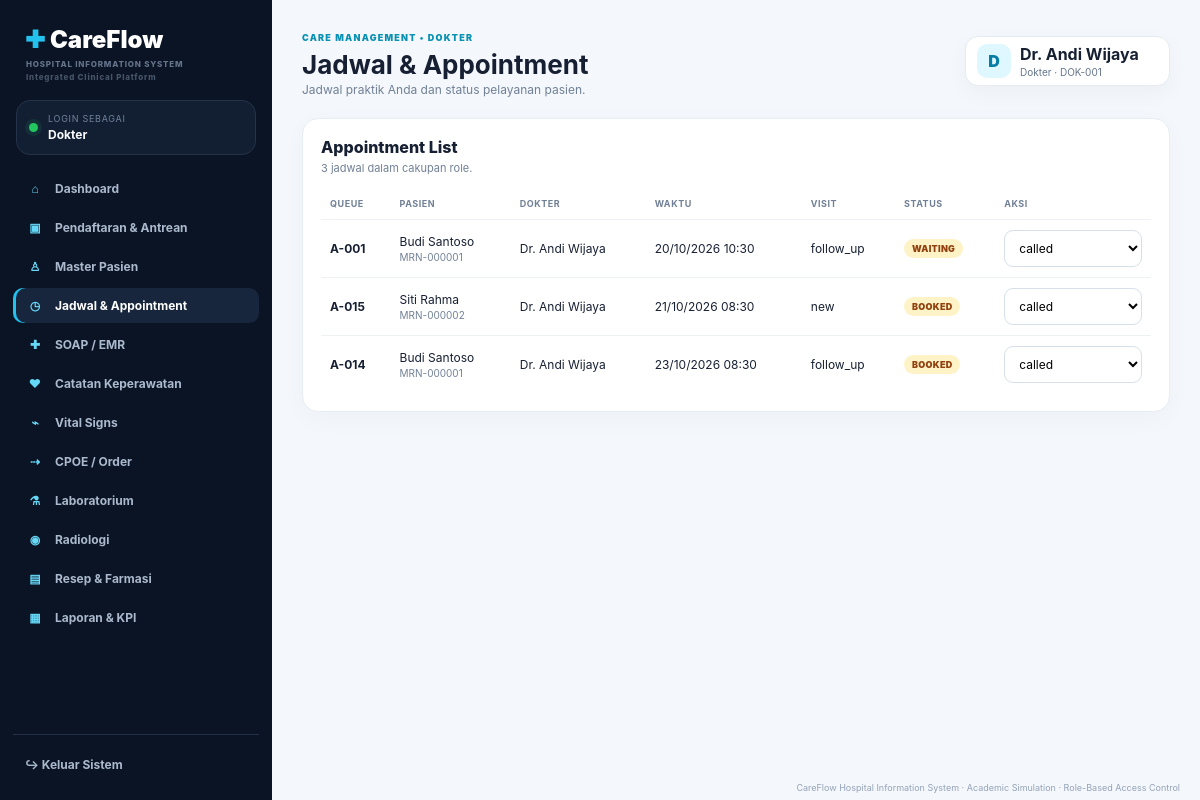
The page /appointments.php (signed in) on the database its author committed.
### tables this page shows
CREATE TABLE appointments(id INT AUTO_INCREMENT PRIMARY KEY,patient_id INT NOT NULL,doctor_id INT NOT NULL,appointment_date DATETIME NOT NULL,status VARCHAR(30) DEFAULT 'booked',queue_no VARCHAR(20),visit_type VARCHAR(30) DEFAULT 'new',notes TEXT,created_at TIMESTAMP DEFAULT CURRENT_TIMESTAMP);

CREATE TABLE patients(id INT AUTO_INCREMENT PRIMARY KEY,user_id INT NULL,mrn VARCHAR(30) UNIQUE NOT NULL,name VARCHAR(120) NOT NULL,nik VARCHAR(30),gender VARCHAR(20) NOT NULL,birth_date DATE NOT NULL,blood_type VARCHAR(5),phone VARCHAR(30),address TEXT,emergency_contact VARCHAR(120),emergency_phone VARCHAR(30),insurance VARCHAR(80),created_at TIMESTAMP DEFAULT CURRENT_TIMESTAMP);

CREATE TABLE users(id INT AUTO_INCREMENT PRIMARY KEY,name VARCHAR(120) NOT NULL,email VARCHAR(160) UNIQUE NOT NULL,password_hash VARCHAR(255) NOT NULL,role VARCHAR(40) NOT NULL,employee_no VARCHAR(40),phone VARCHAR(30),is_active TINYINT(1) DEFAULT 1,created_at TIMESTAMP DEFAULT CURRENT_TIMESTAMP);

### config/auth.php (called while the page is built, shortened)
<?php
function h(?string $v): string { return htmlspecialchars((string)($v ?? ''),ENT_QUOTES,'UTF-8'); }
function current_role(): string{return $_SESSION['user']['role']??'';}
function is_role(string ...$roles): bool{return in_array(current_role(),$roles,true);}
?>

### appointments.php (the view, shortened to what this page needs)
<?php require_once __DIR__.'/config/database.php';require_once __DIR__.'/config/auth.php';
$where='';$params=[];
if(is_role('patient')){$where='WHERE a.patient_id=?';$params=[current_patient_id($pdo)??0];}elseif(is_role('doctor')){$where='WHERE a.doctor_id=?';$params=[doctor_id($pdo)];}elseif(is_role('nurse')){$where="WHERE a.appointment_date>=DATE_SUB(NOW(),INTERVAL 1 DAY) AND a.status NOT IN ('cancelled','no_show')";}
$sql="SELECT a.*,p.name patient,p.mrn,u.name doctor,d.department FROM appointments a JOIN patients p ON p.id=a.patient_id JOIN doctors d ON d.id=a.doctor_id JOIN users u ON u.id=d.user_id $where ORDER BY a.appointment_date ASC";$s=$pdo->prepare($sql);$s->execute($params);$rows=$s->fetchAll();include __DIR__.'/includes/header.php';?>
<div class="card"><div class="card-header"><div><h3 class="section-title">Appointment List</h3><p class="section-subtitle"><?=count($rows)?> jadwal dalam cakupan role.</p></div></div><div class="table-wrap"><table><tr><th>Queue</th><th>Pasien</th><th>Dokter</th><th>Waktu</th><th>Visit</th><th>Status</th><th>Aksi</th></tr><?php foreach($rows as $r):?><tr><td><b><?=h($r['queue_no']?:'—')?></b></td><td><?=h($r['patient'])?><br><span class="mini"><?=h($r['mrn'])?></span></td><td><?=h($r['doctor'])?></td><td><?=h(date('d/m/Y H:i',strtotime($r['appointment_date'])))?></td><td><?=h($r['visit_type'])?></td><td><span class="badge <?=$r['status']==='completed'?'ok':($r['status']==='cancelled'||$r['status']==='no_show'?'danger':'warn')?>"><?=h(strtoupper($r['status']))?></span></td><td><?php $canStatus=(is_role('doctor','nurse','registration'));if($canStatus):?><form method="post"><input type="hidden" name="csrf" value="<?=h(csrf_token())?>"><input type="hidden" name="action" value="status"><input type="hidden" name="id" value="<?=$r['id']?>"><select name="status" onchange="this.form.submit()"><?php $opts=is_role('doctor')?['called','in_service','completed','no_show']: (is_role('nurse')?['waiting','called']:['booked','cancelled']);foreach($opts as $st):?><option value="<?=$st?>" <?=$r['status']===$st?'selected':''?>><?=h($st)?></option><?php endforeach;?></select></form><?php else:?><span class="mini">Read-only</span><?php endif;?></td></tr><?php endforeach;?></table></div></div><?php include __DIR__.'/includes/footer.php';?>

### assets/css/app.css (style rules this page uses)
* { box-sizing:border-box }
body { margin:0;font-family:Inter,ui-sans-serif,system-ui,-apple-system,"Segoe UI",sans-serif;background:#f4f7fb;color:#172033 }
.card { background:#fff;border:1px solid #e7edf4;border-radius:16px;padding:18px;box-shadow:0 7px 26px #17203308 }
.card-header { display:flex;justify-content:space-between;align-items:flex-start;gap:12px;margin-bottom:13px }
.section-title { font-size:16px;font-weight:800;margin:0 }
.section-subtitle { font-size:11px;color:#718096;margin:4px 0 0 }
.table-wrap { overflow:auto }
table { width:100%;border-collapse:collapse }
th,td { text-align:left;padding:10px 9px;border-bottom:1px solid #edf1f5;font-size:12px;white-space:nowrap }
th { color:#718096;font-size:9px;text-transform:uppercase;letter-spacing:.06em }
tr:last-child td { border-bottom:0 }
.badge { padding:4px 8px;border-radius:999px;font-size:9px;font-weight:900;letter-spacing:.03em;display:inline-block }
.warn { background:#fef3c7;color:#92400e }
input,select,textarea { width:100%;padding:9px 10px;border:1px solid #d7e0e9;border-radius:9px;outline:none;background:#fff;font:inherit;font-size:12px }
.mini { font-size:10px;color:#718096 }

### rows shown on the page
appointments: queue_no "A-001", patient.name "Budi Santoso", patient.mrn "MRN-000001", users.name "Dr. Andi Wijaya", appointment_date "20/10/2026 10:30", visit_type "follow_up", status "WAITING"
appointments: queue_no "A-015", patient.name "Siti Rahma", patient.mrn "MRN-000002", users.name "Dr. Andi Wijaya", appointment_date "21/10/2026 08:30", visit_type "new", status "BOOKED"
appointments: queue_no "A-014", patient.name "Budi Santoso", patient.mrn "MRN-000001", users.name "Dr. Andi Wijaya", appointment_date "23/10/2026 08:30", visit_type "follow_up", status "BOOKED"

### other values the page prints
role_label($role) "Dokter"
$item['icon'] "⌂"
$item['label'] "Dashboard"
$item['icon'] "▣"
$item['label'] "Pendaftaran & Antrean"
$item['icon'] "♙"
$item['label'] "Master Pasien"
$item['icon'] "◷"
$item['label'] "Jadwal & Appointment"
$item['icon'] "✚"
$item['label'] "SOAP / EMR"
$item['icon'] "♥"
$item['label'] "Catatan Keperawatan"
$item['icon'] "⌁"
$item['label'] "Vital Signs"
